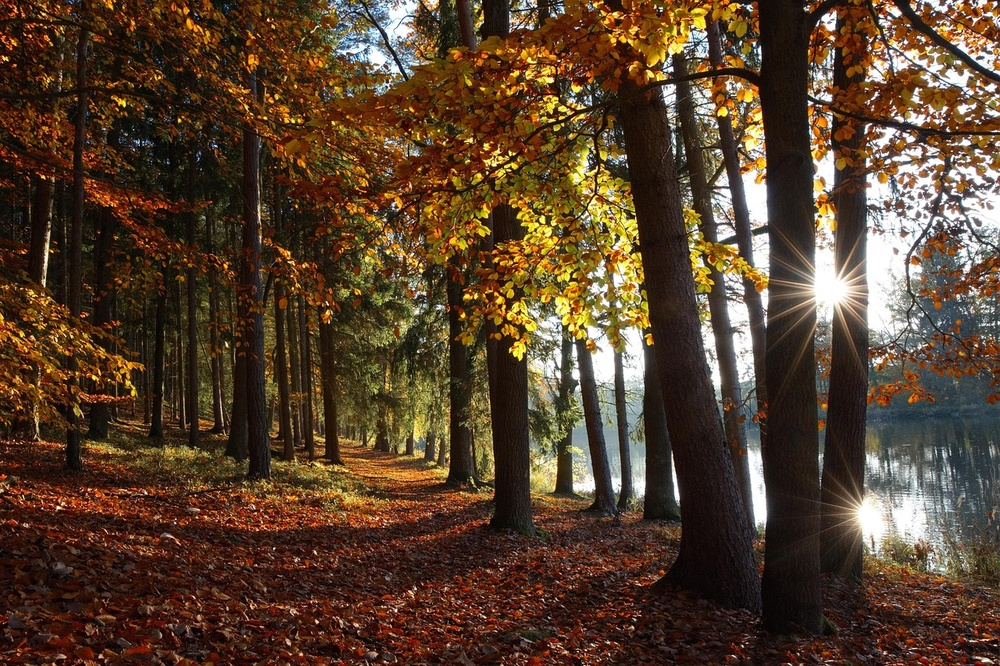
#> input picture images/image.jpg, 1000 x 666 px, shrunk from 1280 x 853 before the run
$ python formes.py
#> lines starting #> are read from the running program, lines starting #| are printed output that depends on the picture
import cv2
import numpy as np

image = cv2.imread('images/image.jpg', cv2.IMREAD_GRAYSCALE)
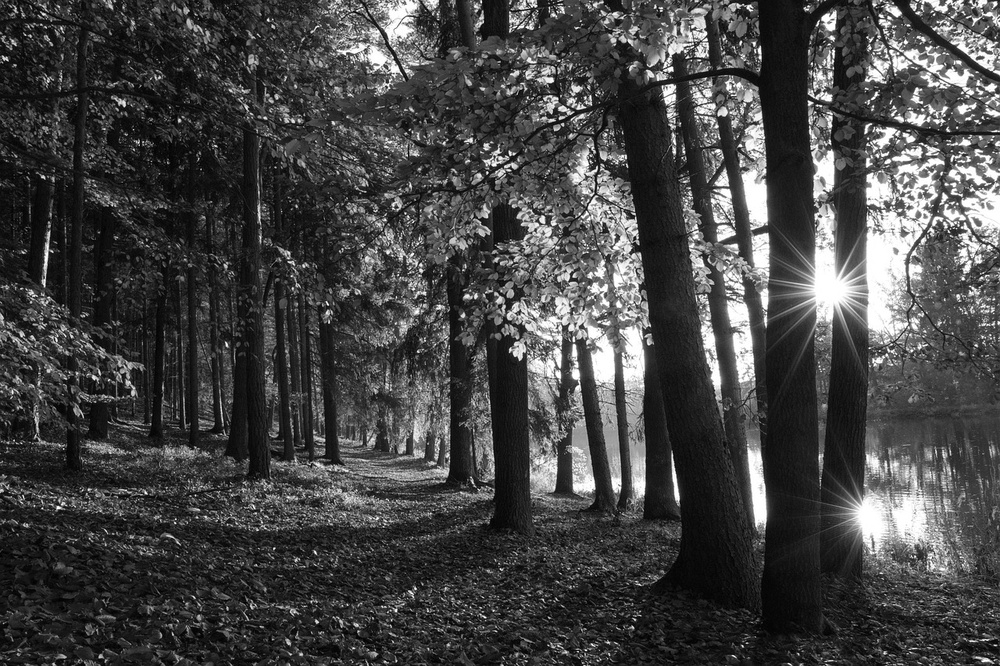
#> image: shape (666, 1000); min 0, max 255, mean 68.9

blurred = cv2.GaussianBlur(image, (15, 15), 0)
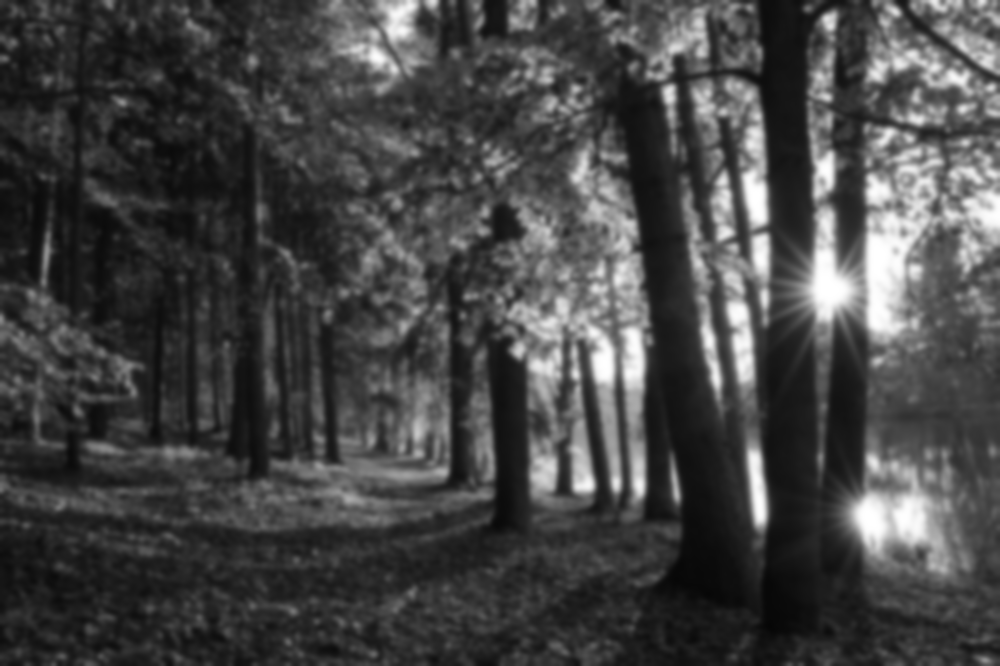
#> blurred: shape (666, 1000); min 6, max 255, mean 68.9

circles = cv2.HoughCircles(blurred, cv2.HOUGH_GRADIENT, dp=1.2, minDist=30, param1=50, param2=30, minRadius=20, maxRadius=100)
#> circles = 300 rows, first 8: [369, 375, 83.48], [504.6, 208.2, 99.32], [517.8, 245.4, 99.32], [780.6, 193.8, 98], [457.8, 240.6, 99.32], [351, 181.8, 96.68], [905.4, 118.2, 79.52], [525, 150.6, 99.32]

if circles is not None:
    circles = np.round(circles[0, :]).astype("int")
#> circles = 300 rows, first 8: [369, 375, 83], [505, 208, 99], [518, 245, 99], [781, 194, 98], [458, 241, 99], [351, 182, 97], [905, 118, 80], [525, 151, 99]
    for (x, y, r) in circles:
        cv2.circle(image, (x, y), r, (0, 255, 0), 4)
#> this loop made 300 passes
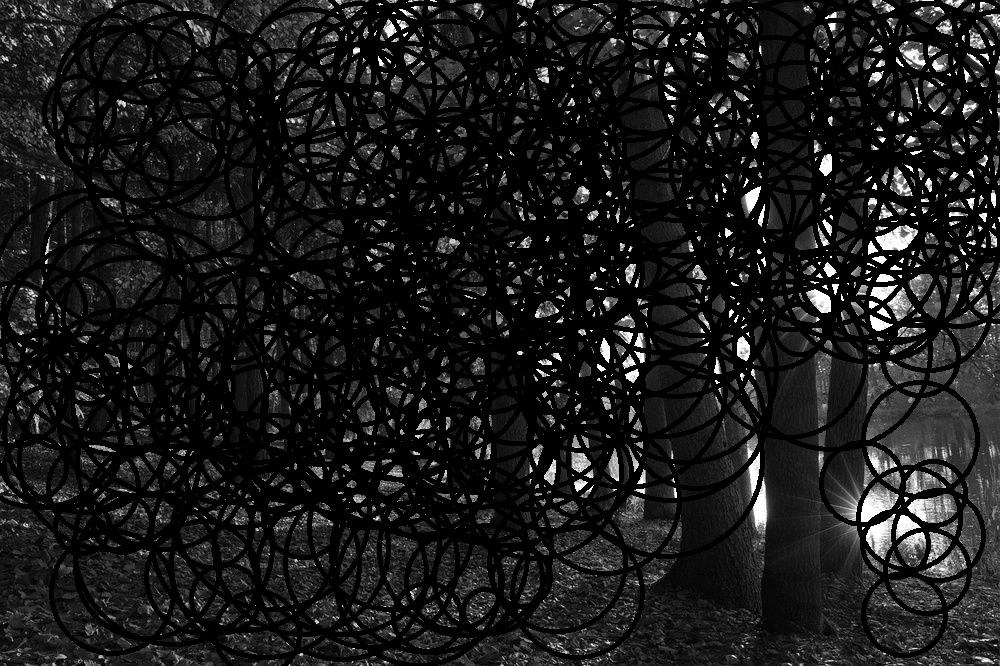
#> image: shape (666, 1000); min 0, max 255, mean 25.7

cv2.imshow("Cercles détectés", image)
cv2.waitKey(0)
cv2.destroyAllWindows()
